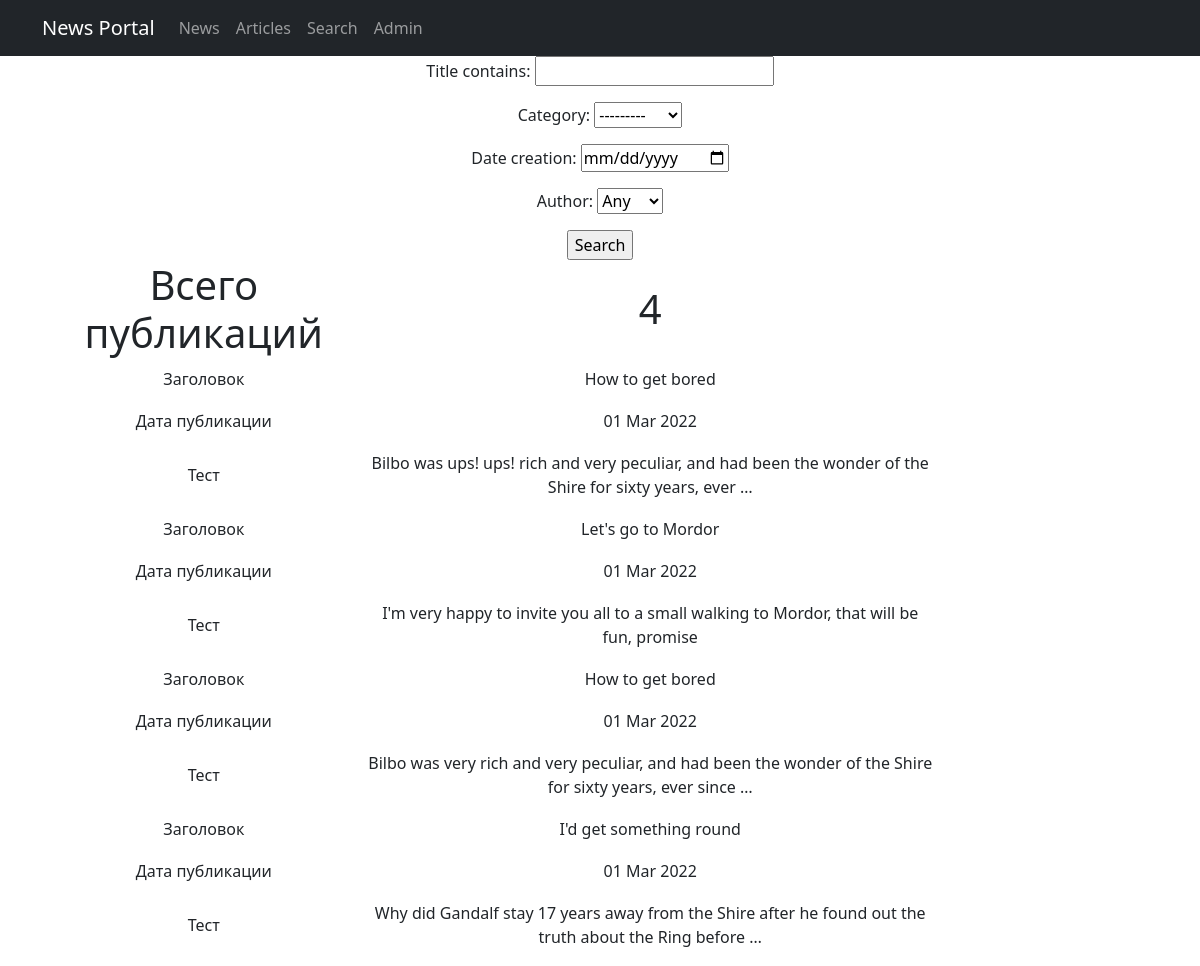
The app's page /search/, older data.
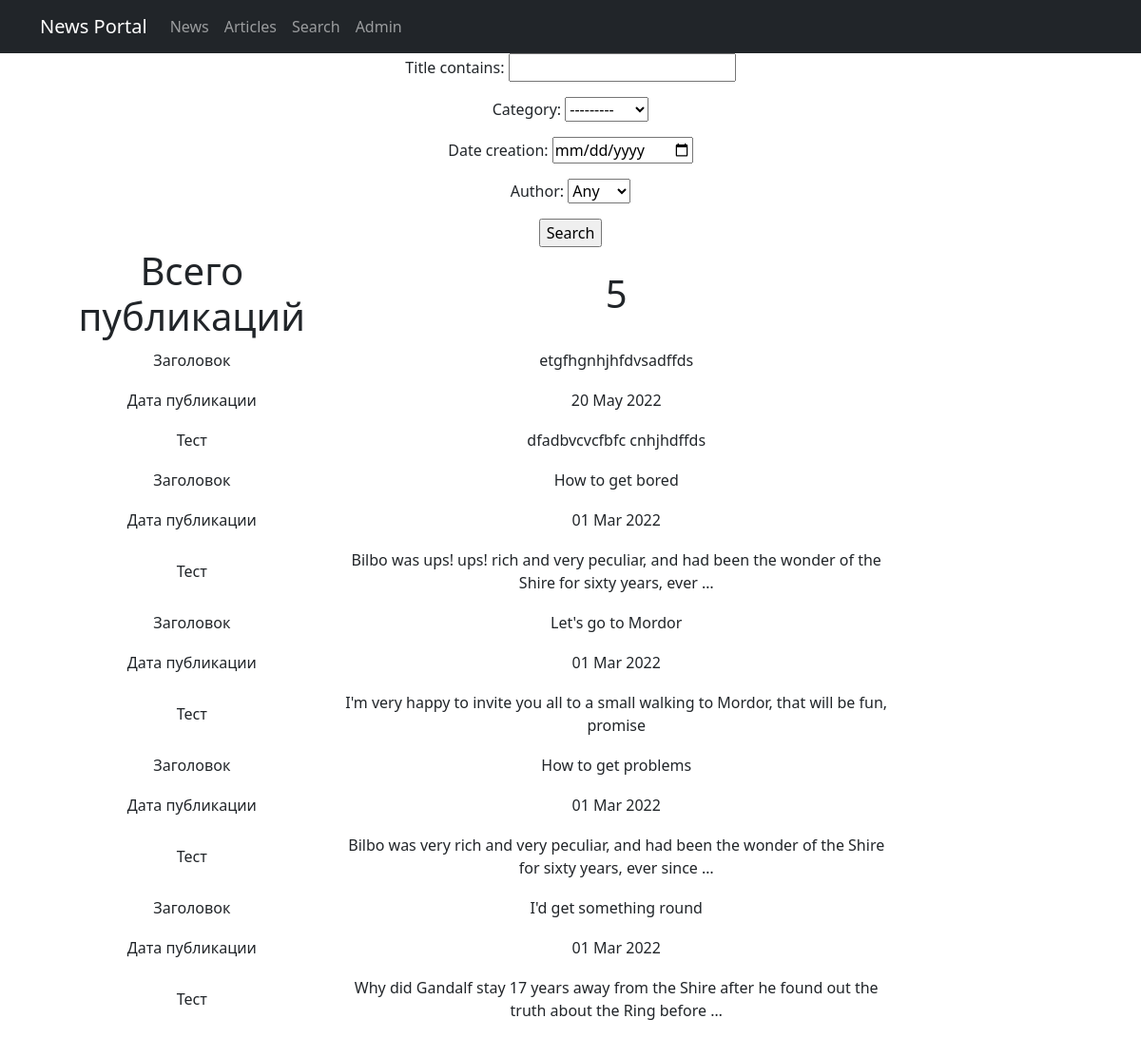
The same page, newer data.
### newsportal/models.py (models this page shows, shortened)
class Post(models.Model):
    author = models.ForeignKey(Author, on_delete=models.CASCADE)
    NEWS = "NW"
    ARTICLE = "AR"
    CATEGORY_CHOICE = (
        (NEWS, 'Новость'),
        (ARTICLE, 'Статья'),
    )
    category = models.CharField(max_length=2, choices=CATEGORY_CHOICE, default=ARTICLE)
    dateCreation = models.DateTimeField(auto_now_add=True)
    postCategory = models.ManyToManyField(Category, through="PostCategory")
    title = models.CharField(max_length=128)
    text = models.TextField()
    rating = models.SmallIntegerField(default=0)
    class Meta:
        verbose_name = "Пост"
        verbose_name_plural = "Посты"
    def display_postCategory(self):
        return ', '.join([postCategory.name for postCategory in self.postCategory.all()[:3]])
    display_postCategory.short_description = 'postCategory'

### newsportal/views.py (the view)
# urls.py: path('search/', Search.as_view(), name='post_filter'),
class Search(ListView):
    model = Post
    template_name = 'search.html'
    context_object_name = 'posts'
    queryset = Post.objects.order_by('-id')
    def get_queryset(self):
        queryset = super().get_queryset()
        self.filterset = PostFilter(self.request.GET, queryset)
        return self.filterset.qs
    def get_context_data(self, **kwargs):
        context = super().get_context_data(**kwargs)
        context['filterset'] = self.filterset
        return context

### newsportal/models.py (called while the page is built)
    def __str__(self):
        return f'{self.authorUser}'

### newsportal/templatetags/custom_filters.py (called while the page is built)
@register.filter(name="censor")
@stringfilter
def censor(value):
    if not isinstance(value, str):
        raise ValueError('Нельзя цензурировать не строку!')
    value_split = value.split(" ")
    value_cens = ""
    for i in value_split:
        if i.lower() in badwords:
            value_cens += "ups! "
        else:
            value_cens += i + " "
    return value_cens

### newsportal/templates/newsportal/search.html (shortened to what this page needs)
{% extends 'flatpages/default.html' %}
{% load custom_filters %}
{% block content %}
<form action="" method="get">
    {{ filterset.form.as_p }}
    <input type="submit" value="Search" />
</form>
{% if posts %}
        <table width="80%">
            <tr>
                <td>
                <h1>Всего публикаций</h1>
                </td>
                <td>
                <h1>{{ posts|length }}</h1>
                </td>
            </tr>
            {% for post in posts %}
            <tr>
                <td>
                <p>Заголовок</p>
                </td>
                <td>
                <p>{{post.title|censor}}</p>
                </td>
            </tr>
            <tr>
                <td>
                <p>Дата публикации</p>
                </td>
                <td>
                <p>{{ post.dateCreation|date:"d M Y" }}</p>
                </td>
            </tr>
            <tr>
                <td>
                <p>Тест</p>
                </td>
                <td>
                <p>{{ post.text|truncatewords:20|censor}}</p>
                </td>
            </tr>
             {% endfor %}
        </table>
    {% else %}
    <h2>Нет публикаций</h2>
    {% endif %}
{% endblock content %}

Row changes from the older to the newer data that the page shows:
added Post: title|censor "etgfhgnhjhfdvsadffds", dateCreation "20 May 2022", text|censor "dfadbvcvcfbfc cnhjhdffds"
changed Post: title|censor "How to get bored" → "How to get problems"
Text that changed along with them:
{{ posts|length }}: "4" → "5"
